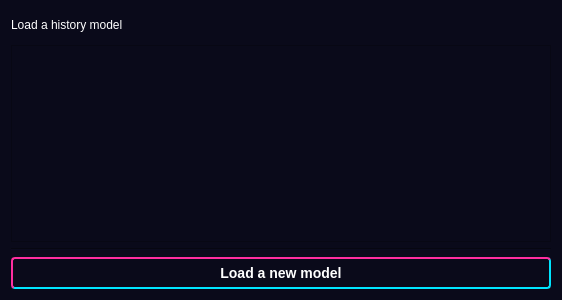
<?xml version="1.0" encoding="UTF-8"?>
<ui version="4.0">
 <class>Form</class>
 <widget class="QWidget" name="Form">
  <property name="geometry">
   <rect>
    <x>0</x>
    <y>0</y>
    <width>562</width>
    <height>300</height>
   </rect>
  </property>
  <property name="windowTitle">
   <string>Form</string>
  </property>
  <property name="styleSheet">
   <string notr="true">

/* ---------------- 全局基础样式 ---------------- */
* {
    /* 像素风字体（需将&quot;PixelMplus12-Regular.ttf&quot;放到项目目录，或替换为系统字体） */
    font-family: &quot;PixelMplus12&quot;, &quot;微软雅黑&quot;, &quot;SimHei&quot;, sans-serif;
    font-size: 12px;
}

QWidget {
    background-color: #0A0A1A; /* 暗黑赛博背景 */
    color: #FFFFFF; /* 默认文字白色 */
}

/* ---------------- 窗口样式 ---------------- */
QMainWindow, QWidget#main_window {
    background-color: #0A0A1A;
    border: 2px solid #FF2E9F; /* 粉色霓虹边框 */
}

/* 透明窗口适配（Live2D窗口） */
QWidget#live2d_window {
    background-color: transparent;
    border: none;
}

/* ---------------- 按钮样式（核心） ---------------- */
QPushButton {
    /* 粉蓝渐变背景 */
    background: qlineargradient(x1:0, y1:0, x2:1, y2:1, 
                                stop:0 #FF2E9F, stop:1 #00E5FF);
    color: #0A0A1A; /* 文字深色对比 */
    font-size: 14px;
    font-weight: bold;
    border: 2px solid #FFFFFF; /* 白色像素边框 */
    border-radius: 4px; /* 轻微圆角（像素风避免大圆角） */
    padding: 8px 16px;
    /* 霓虹发光效果 */
    text-shadow: 0 0 5px #FFFFFF;
}

QPushButton:hover {
    /* 悬停时加深渐变 */
    background: qlineargradient(x1:0, y1:0, x2:1, y2:1, 
                                stop:0 #FF55B8, stop:1 #2DE2FF);
    /* 故障偏移效果 */
    padding-left: 9px;
    padding-top: 7px;
    /* 强化发光 */
    text-shadow: 0 0 8px #FFFFFF;
}

QPushButton:pressed {
    /* 按下时反向渐变 */
    background: qlineargradient(x1:0, y1:0, x2:1, y2:1, 
                                stop:0 #00E5FF, stop:1 #FF2E9F);
    /* 按压偏移 */
    padding-left: 10px;
    padding-top: 9px;
}

QPushButton:disabled {
    background: #333344;
    color: #888888;
    border-color: #666666;
    text-shadow: none;
}

/* ---------------- 文本浏览器（QTextBrowser） ---------------- */
QTextBrowser {
    background-color: #121228;
    color: #00E5FF; /* 霓虹蓝文字 */
    border: 2px solid #9D00FF; /* 紫色边框 */
    padding: 8px;
    /* 像素风文字 */
    font-size: 12px;
    /* 轻微文字发光 */
    text-shadow: 0 0 3px #00E5FF;
}

/* ---------------- 标签（QLabel） ---------------- */
QLabel {
    color: #FFFFFF;
}

/* 标题标签 */
QLabel#title_label {
    font-size: 18px;
    font-weight: bold;
    /* 粉紫渐变文字 */
    background: qlineargradient(x1:0, y1:0, x2:1, y2:0, 
                                stop:0 #FF2E9F, stop:1 #9D00FF);
    -webkit-background-clip: text;
    color: transparent;
    text-shadow: 0 0 6px #FF2E9F;
}

/* 普通文本标签 */
QLabel#normal_label {
    color: #FFD1DC; /* 浅粉色文字 */
    text-shadow: 0 0 2px #FF2E9F;
}

/* ---------------- 分隔线（QFrame） ---------------- */
QFrame[frameShape=&quot;4&quot;] { /* HLine水平分隔线 */
    background-color: qlineargradient(x1:0, y1:0, x2:1, y2:0, 
                                     stop:0 #FF2E9F, stop:1 #00E5FF);
    height: 2px;
    border: none;
}

/* ---------------- 输入框（QLineEdit） ---------------- */
QLineEdit {
    background-color: #121228;
    color: #00E5FF;
    border: 2px solid #FF2E9F;
    padding: 6px;
    text-shadow: 0 0 3px #00E5FF;
}

QLineEdit:focus {
    border-color: #00E5FF;
    outline: none;
}
/* ---------------- 全局基础样式 ---------------- */
* {
    /* 像素风字体（需将&quot;PixelMplus12-Regular.ttf&quot;放到项目目录，或替换为系统字体） */
    font-family: &quot;PixelMplus12&quot;, &quot;微软雅黑&quot;, &quot;SimHei&quot;, sans-serif;
    font-size: 12px;
}

QWidget {
    background-color: #0A0A1A; /* 暗黑赛博背景 */
    color: #FFFFFF; /* 默认文字白色 */
}

/* ---------------- 窗口样式 ---------------- */
QMainWindow, QWidget#main_window {
    background-color: #0A0A1A;
    border: 2px solid #FF2E9F; /* 粉色霓虹边框 */
}

/* 透明窗口适配（Live2D窗口） */
QWidget#live2d_window {
    background-color: transparent;
    border: none;
}

/* ---------------- 按钮样式（核心） ---------------- */
QPushButton {
    /* 粉蓝渐变背景（Qt标准渐变写法） */
    background: transparent;
    color: #ffffff; /* 文字白色对比 */
    font-size: 14px;
    font-weight: bold;
    border-width: 2px; /* 必须设置边框宽度 */
    border-style: solid; /* 边框样式 */
    border-color: #FF2E9F #00E5FF #00E5FF #FF2E9F;
    border-radius: 4px; /* 轻微圆角（像素风避免大圆角） */
    padding: 6px 12px; /* 按钮内边距（初始值） */
}

QPushButton:hover {
    background: #696969; /*  hover背景 */
    padding-left: 9px;
    padding-top: 7px;
    /* 强化发光 */
    text-shadow: 0 0 8px #FFFFFF;
}

QPushButton:pressed {

    background: #696969; 
    border-color: #ffffff;
    padding-left: 10px;
    padding-top: 9px;
}

QPushButton:disabled {
    background: #333344;
    color: #888888;
    border-color: #666666;
    text-shadow: none;
}

/* ---------------- 文本浏览器（QTextBrowser） ---------------- */
QTextBrowser {
    background-color: #121228;
    color: #00E5FF; /* 霓虹蓝文字 */
    border: 1px solid #9D00FF; /* 紫色边框 */
    padding: 8px;
    /* 像素风文字 */
    font-size: 12px;
    /* 轻微文字发光 */
    text-shadow: 0 0 3px #00E5FF;
}

/* ---------------- 标签（QLabel） ---------------- */
QLabel {
    color: #FFFFFF;
}

/* 标题标签 */
QLabel#title_label {
    font-size: 18px;
    font-weight: bold;
    /* Qt渐变文字写法（模拟，需结合透明背景） */
    color: #FF2E9F;
    text-shadow: 0 0 6px #FF2E9F, 0 0 10px #9D00FF;
}

/* 普通文本标签 */
QLabel#normal_label {
    color: #FFD1DC; /* 浅粉色文字 */
    text-shadow: 0 0 2px #FF2E9F;
}

/* ---------------- 分隔线（QFrame） ---------------- */
QFrame::HLine { /* Qt标准HLine选择器 */
    background-color: qlineargradient(x1:0, y1:0, x2:1, y2:0, 
                                     stop:0 #FF2E9F, stop:1 #00E5FF);
    height: 2px;
    border: none;
}

/* ---------------- 输入框（QLineEdit） ---------------- */
QLineEdit {
    background-color: #121228;
    color: #00E5FF;
    border: 2px solid #FF2E9F;
    padding: 6px;
    text-shadow: 0 0 3px #00E5FF;
}

QLineEdit:focus {
    border-color: #00E5FF;
    outline: none;
}

/* ---------------- 下拉框 ComboBox（带边框） ---------------- */
QComboBox {
    background-color: #333344; /* 控件底色 */
    border: 2px solid #333344; /* 合并边框属性（宽度+样式+颜色） */
    border-radius: 2px;
    padding: 4px;
    color: #FFFFFF;
}

/* ComboBox 下拉列表 */
QComboBox QAbstractItemView {
    background-color: #121228;
    border: 2px solid #ff2e9f; /* 粉色列表边框 */
    selection-background-color: #ff2e9f; /* 选中项背景 */
    selection-color: #0a0a1a;
    padding: 4px;
}

/* ComboBox 下拉箭头 */
QComboBox::drop-down {
    border: none;
}
QComboBox::down-arrow {
    image: url(:/icons/arrow_down.png); /* 可选：替换箭头图标，若无则用默认 */
    width: 10px;
    height: 10px;
}

QFrame[frameShape=&quot;4&quot;] { /* HLine水平分隔线 */
    background-color: qlineargradient(x1:0, y1:0, x2:1, y2:0, 
                                     stop:0 #FF2E9F, stop:1 #00E5FF);
    height: 2px;
    border: none;
}
</string>
  </property>
  <layout class="QVBoxLayout" name="verticalLayout" stretch="1,7,1,1">
   <item>
    <widget class="QLabel" name="label">
     <property name="text">
      <string>Load a history model</string>
     </property>
    </widget>
   </item>
   <item>
    <widget class="QScrollArea" name="scrollArea">
     <property name="widgetResizable">
      <bool>true</bool>
     </property>
     <widget class="QWidget" name="scrollAreaWidgetContents">
      <property name="geometry">
       <rect>
        <x>0</x>
        <y>0</y>
        <width>542</width>
        <height>196</height>
       </rect>
      </property>
      <layout class="QVBoxLayout" name="verticalLayout_3">
       <item>
        <layout class="QVBoxLayout" name="verticalLayout_2"/>
       </item>
      </layout>
     </widget>
    </widget>
   </item>
   <item>
    <widget class="Line" name="line">
     <property name="orientation">
      <enum>Qt::Horizontal</enum>
     </property>
    </widget>
   </item>
   <item>
    <widget class="QPushButton" name="load_new">
     <property name="sizePolicy">
      <sizepolicy hsizetype="MinimumExpanding" vsizetype="Expanding">
       <horstretch>0</horstretch>
       <verstretch>0</verstretch>
      </sizepolicy>
     </property>
     <property name="text">
      <string>Load a new model</string>
     </property>
    </widget>
   </item>
  </layout>
 </widget>
 <resources/>
 <connections/>
</ui>
